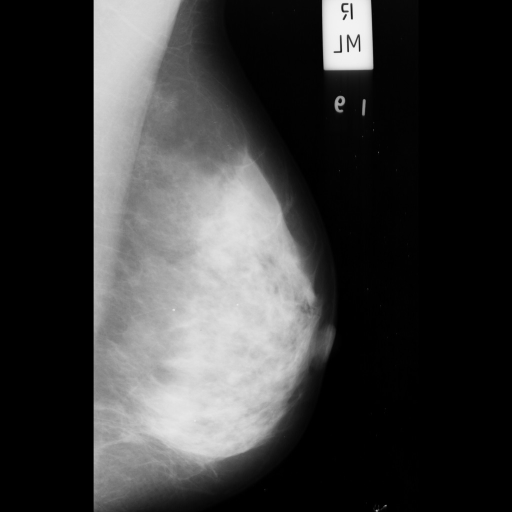
%> input picture Matlab/TT/Jadi/tt2.jpg, 1024 x 1024 px, given in place of mdb011fatt.jpg, which was not available (shown at 1/2 size)
$ octave cropjpg.m   (GNU Octave 9; MATLAB toolbox functions it lacks are replaced by stand-ins)
%> lines starting %> are read from the running program, lines starting %| are printed output that depends on the picture; in (x1, y1, x2, y2) boxes, pixels count from 0 and x2, y2 are one past the last pixel; in counts of white or black regions, pixels touching at a corner belong together; the program's own positions count from 1; pictures that were not available may be replaced by others from this repository, and a replacement may not be noted
### Matlab/TT/Jadi/filtering.m
function [imgc,props,stats]=filtering(img,many)

[rows, columns, ~] = size(img);

% melakukan morfologi
M = imfill(img,'holes');
N = bwareaopen(M,100);

% mengambil bounding box masing2 objek hasil segmentasi
[labeled, ~] = bwlabel(N,8);
stats = regionprops(labeled,'BoundingBox');

%Filter ukuran terbesar
T = bwareafilt(M,many);
T = imfill(T, 'holes');
props = regionprops(T, 'BoundingBox');

%Blur
windowWidth = 25;
blurredImage = conv2(double(T), ones(windowWidth)/windowWidth^2, 'same');
%Blur > Binary
T = blurredImage > 0.5;

%Filter di gambar asli
imgc = img;
for ro = 1:rows-1
    for col = 1:columns-1
        if T(ro,col) == 0
            imgc(ro,col) = 0;
        end
    end
end

%crop sesuai dengan yang nilainya 1

end

### Matlab/TT/Jadi/cropjpg.m
file = 'mdb011fatt.jpg';

% membaca citra
asli = imread(file);
%> asli is the input picture: size 1024x1024 uint8; min 0, max 248, mean 59.5
[rowa, cola, ~] = size(asli);
%> rowa = 1024; cola = 1024
img = imcrop(asli,[0 2 rowa-1 cola]);
L = imbinarize(img,0.1);
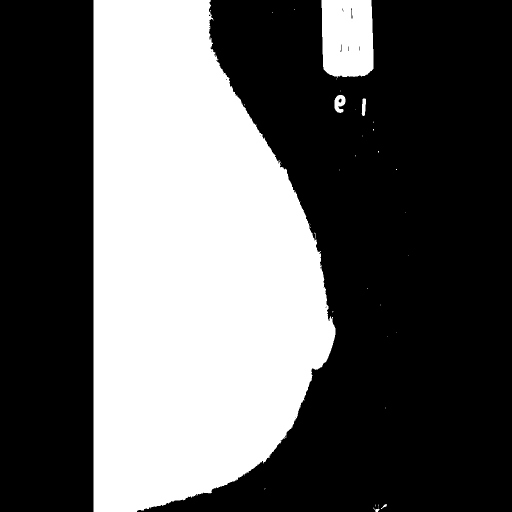
%> L: size 1023x1023 logical (shown at 1/2 size); 37.2% white; 40 white regions (34 under 20 px), largest, box (x1, y1, x2, y2) and area: (187, 0, 671, 1023) 373348, (643, 0, 747, 156) 15081, (669, 190, 691, 226) 539, (723, 197, 732, 232) 232, (747, 1015, 759, 1023) 42, (762, 1008, 774, 1018) 41

[imgc, ~, ~] = filtering(L,1);
%> in filtering, `N = bwareaopen(M,100);`: N: size 1023x1023 logical; 37.2% white; 4 white regions
%> in filtering, `[labeled, ~] = bwlabel(N,8);`:
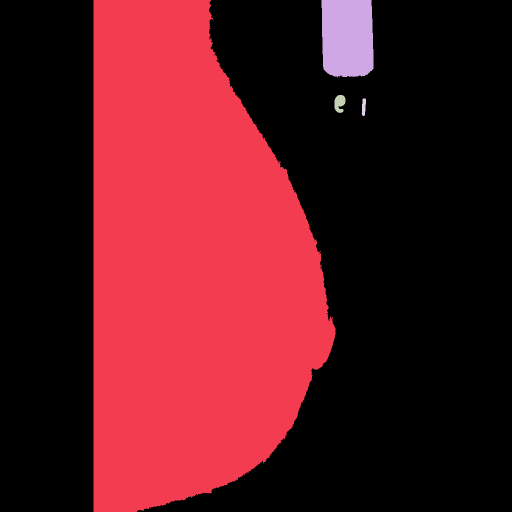
%> labeled: size 1023x1023 double (shown at 1/2 size); 5 distinct labels, from 0 to 4; one colour per label, 0 black
%> in filtering, `stats = regionprops(labeled,'BoundingBox');`: stats = 4 regions; box (x1, y1, x2, y2): (187, 0, 671, 1023), (643, 0, 747, 156), (669, 190, 691, 226), (723, 197, 732, 232)
%> in filtering, `T = bwareafilt(M,many);`:
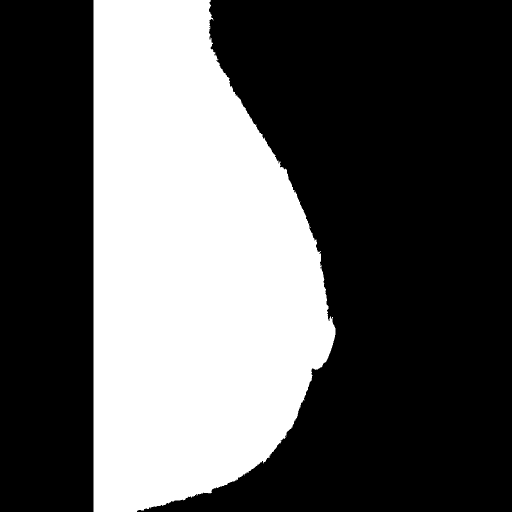
%> T: size 1023x1023 logical (shown at 1/2 size); 35.7% white; 1 white region
%> in filtering, `props = regionprops(T, 'BoundingBox');`: props = 1 region; box (x1, y1, x2, y2): (187, 0, 671, 1023)
%> in filtering, `blurredImage = conv2(double(T), ones(windowWidth)/windowWidth^2, 'same..`:
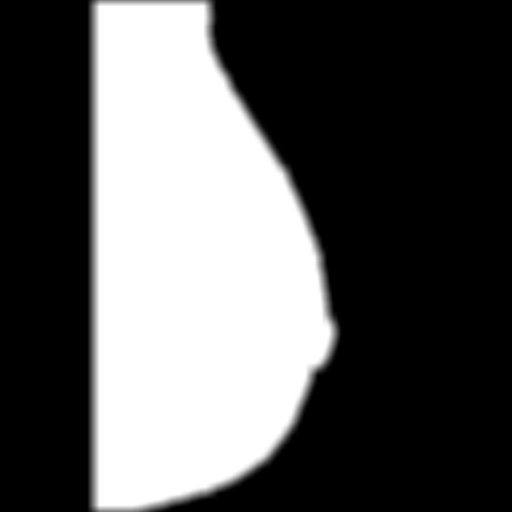
%> blurredImage: size 1023x1023 double (shown at 1/2 size); min 0, max 1, mean 0.356
%> in filtering, `T = blurredImage > 0.5;`: T: size 1023x1023 logical; 35.7% white; 1 white region, box (x1, y1, x2, y2) and area: (187, 0, 670, 1023) 373146
%> after the loop in filtering, `for ro = 1:rows-1`:
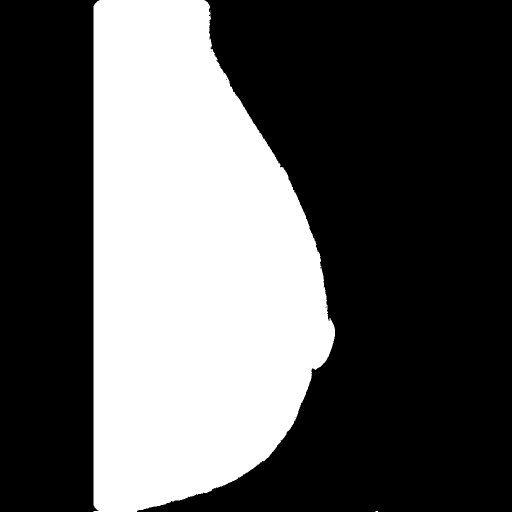
%> imgc: size 1023x1023 logical (shown at 1/2 size); 35.6% white; 4 white regions (3 under 20 px), largest, box (x1, y1, x2, y2) and area: (187, 0, 670, 1023) 372557

notext = immultiply(imgc,img);
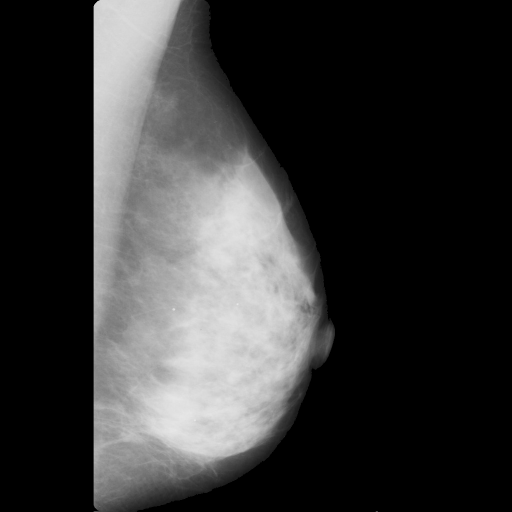
%> notext: size 1023x1023 uint8 (shown at 1/2 size); min 0, max 234, mean 55.6

[y1,x1] = find(imgc); %// Find row and column locations that are non-zero
%> y1 = 372565 values from 1 to 1023; x1 = 372565 values from 188 to 756

%// Find top left corner
xmin1 = min(x1(:));
%> xmin1 = 188
ymin1 = min(y1(:));
%> ymin1 = 1

%// Find bottom right corner
xmax1 = max(x1(:));
%> xmax1 = 756
ymax1 = max(y1(:));
%> ymax1 = 1023

%// Find width and height
width1 = xmax1 - xmin1 + 1;
%> width1 = 569
height1 = ymax1 - ymin1 + 1;
%> height1 = 1023

out1 = imcrop(notext, [xmin1 ymin1 width1 height1]);
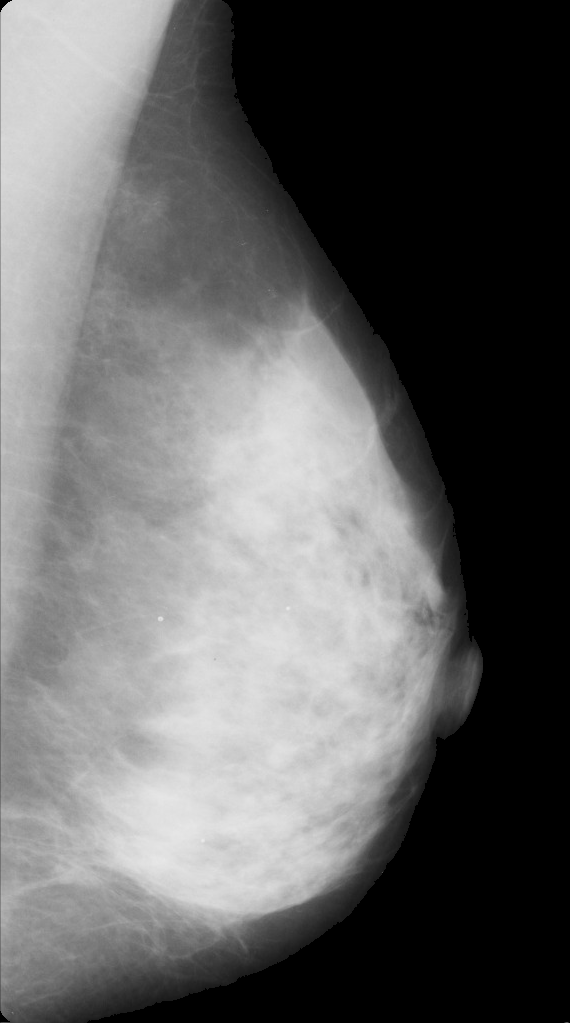
%> out1: size 1023x570 uint8; min 0, max 234, mean 99.7


subplot(1,3,1), imshow(img), title('Asli');
subplot(1,3,2), imshow(notext), title('Crop Text');
subplot(1,3,3), imshow(out1), title('ROI');

imwrite(out1,'Output.jpg')
